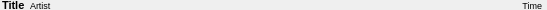
<?xml version="1.0" encoding="UTF-8"?>
<ui version="4.0">
 <class>PlaylistEntrySmall</class>
 <widget class="QFrame" name="PlaylistEntrySmall">
  <property name="geometry">
   <rect>
    <x>0</x>
    <y>0</y>
    <width>547</width>
    <height>10</height>
   </rect>
  </property>
  <property name="windowTitle">
   <string>PlaylistEntrySmall</string>
  </property>
  <property name="frameShape">
   <enum>QFrame::NoFrame</enum>
  </property>
  <property name="frameShadow">
   <enum>QFrame::Raised</enum>
  </property>
  <property name="lineWidth">
   <number>0</number>
  </property>
  <layout class="QGridLayout" name="gridLayout">
   <property name="leftMargin">
    <number>2</number>
   </property>
   <property name="topMargin">
    <number>0</number>
   </property>
   <property name="rightMargin">
    <number>5</number>
   </property>
   <property name="bottomMargin">
    <number>0</number>
   </property>
   <property name="spacing">
    <number>5</number>
   </property>
   <item row="1" column="0">
    <widget class="QLabel" name="lab_title">
     <property name="sizePolicy">
      <sizepolicy hsizetype="Preferred" vsizetype="Preferred">
       <horstretch>0</horstretch>
       <verstretch>0</verstretch>
      </sizepolicy>
     </property>
     <property name="minimumSize">
      <size>
       <width>0</width>
       <height>10</height>
      </size>
     </property>
     <property name="maximumSize">
      <size>
       <width>546</width>
       <height>10</height>
      </size>
     </property>
     <property name="font">
      <font>
       <pointsize>8</pointsize>
       <weight>75</weight>
       <bold>true</bold>
      </font>
     </property>
     <property name="text">
      <string>Title</string>
     </property>
    </widget>
   </item>
   <item row="1" column="1">
    <widget class="QLabel" name="lab_artist">
     <property name="sizePolicy">
      <sizepolicy hsizetype="Preferred" vsizetype="Preferred">
       <horstretch>0</horstretch>
       <verstretch>0</verstretch>
      </sizepolicy>
     </property>
     <property name="minimumSize">
      <size>
       <width>0</width>
       <height>10</height>
      </size>
     </property>
     <property name="maximumSize">
      <size>
       <width>500</width>
       <height>10</height>
      </size>
     </property>
     <property name="font">
      <font>
       <pointsize>7</pointsize>
      </font>
     </property>
     <property name="text">
      <string>Artist</string>
     </property>
    </widget>
   </item>
   <item row="1" column="3">
    <widget class="QLabel" name="lab_time">
     <property name="sizePolicy">
      <sizepolicy hsizetype="Preferred" vsizetype="Preferred">
       <horstretch>0</horstretch>
       <verstretch>0</verstretch>
      </sizepolicy>
     </property>
     <property name="minimumSize">
      <size>
       <width>30</width>
       <height>10</height>
      </size>
     </property>
     <property name="maximumSize">
      <size>
       <width>40</width>
       <height>10</height>
      </size>
     </property>
     <property name="font">
      <font>
       <pointsize>7</pointsize>
      </font>
     </property>
     <property name="lineWidth">
      <number>0</number>
     </property>
     <property name="text">
      <string>Time</string>
     </property>
     <property name="alignment">
      <set>Qt::AlignRight|Qt::AlignTrailing|Qt::AlignVCenter</set>
     </property>
     <property name="indent">
      <number>0</number>
     </property>
    </widget>
   </item>
   <item row="1" column="2">
    <spacer name="horizontalSpacer">
     <property name="orientation">
      <enum>Qt::Horizontal</enum>
     </property>
     <property name="sizeHint" stdset="0">
      <size>
       <width>40</width>
       <height>5</height>
      </size>
     </property>
    </spacer>
   </item>
  </layout>
 </widget>
 <resources/>
 <connections/>
</ui>
